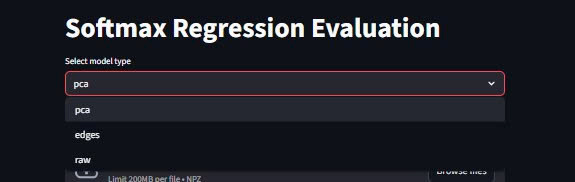
#> input picture lab2/PCA/image/chose_extract.jpg, 575 x 182 px
$ python -i preprocess.py   (imports and definitions only)
#> lines starting #> are read from the running program, lines starting #| are printed output that depends on the picture; after the words box and inside, x2 and y2 are one past the last pixel; in counts of white or black regions, pixels touching at a corner belong together
#> further down, picture is the input picture: PIL image 575x182 RGB; mean R, G, B 30.6, 31.6, 38.9
from PIL import Image
import numpy as np
import cv2


def ensure_white_bg(pil_img: Image.Image) -> Image.Image:
    if pil_img.mode in ("RGBA", "LA"):
        bg = Image.new("RGBA", pil_img.size, (255, 255, 255, 255))
        pil_img = Image.alpha_composite(bg, pil_img.convert("RGBA")).convert("RGB")
    else:
        pil_img = pil_img.convert("RGB")
    return pil_img


def crop_to_ink(pil_img: Image.Image, pad: int = 20) -> Image.Image:
#> called with pad = 25
    pil_img = ensure_white_bg(pil_img)
    gray = np.array(pil_img.convert("L"))
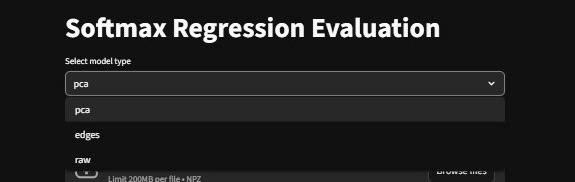
#> gray: shape (182, 575); min 0, max 255, mean 32.2

    mask = gray < 245
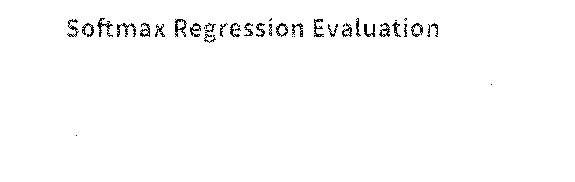
#> mask: shape (182, 575) bool; 98.4% white; black in thin lines or dots, all inside (x1, y1, x2, y2) = (67, 18, 492, 136)
    if not mask.any():
        return pil_img

    ys, xs = np.where(mask)
    x0, x1 = xs.min(), xs.max()
#> x0 = 0; x1 = 574
    y0, y1 = ys.min(), ys.max()
#> y0 = 0; y1 = 181

    x0 = max(0, x0 - pad)
    y0 = max(0, y0 - pad)
    x1 = min(gray.shape[1] - 1, x1 + pad)
    y1 = min(gray.shape[0] - 1, y1 + pad)

    return pil_img.crop((x0, y0, x1 + 1, y1 + 1))


# [13 lines of commented-out code are left out]


def preprocess_for_vietocr(pil_img: Image.Image) -> Image.Image:
    pil_img = crop_to_ink(pil_img, pad=25).convert("RGB")
    w, h = pil_img.size
#> w = 575; h = 182
    if max(w, h) < 800:
        pil_img = pil_img.resize((w * 2, h * 2), Image.BICUBIC)
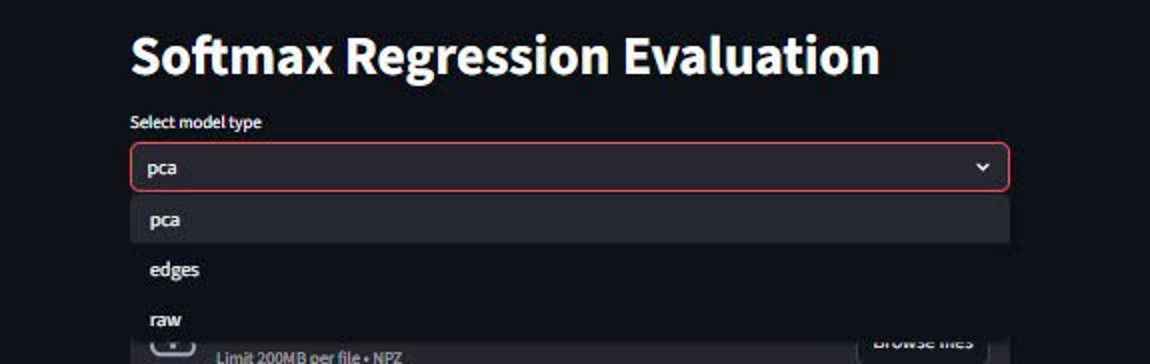
#> pil_img: PIL image 1150x364 RGB; mean R, G, B 30.6, 31.6, 38.9
    return pil_img


# [9 lines of commented-out code are left out]

>>> from PIL import Image
>>> picture = Image.open('../../../../lab2/PCA/image/chose_extract.jpg')
>>> result = preprocess_for_vietocr(picture)

$ run again, on lab2/PCA/image/pca.jpg
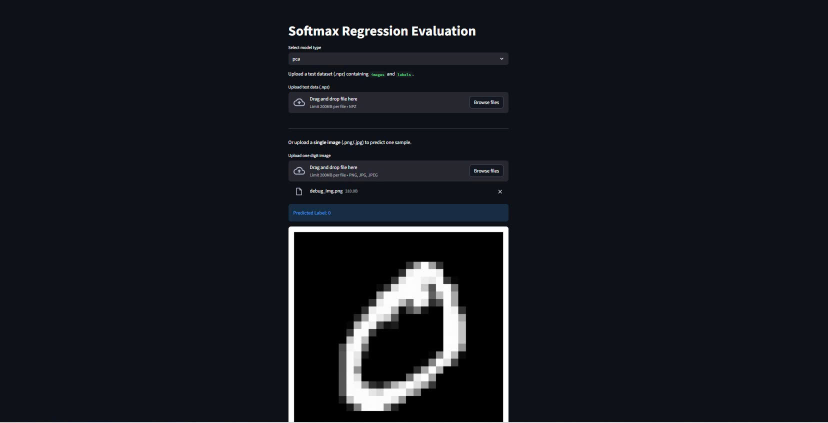
#> input picture lab2/PCA/image/pca.jpg, 1656 x 846 px (shown at 1/2 size)
#> picture is the input picture: PIL image 1656x846 RGB; mean R, G, B 22.2, 24.9, 31.2
#> in crop_to_ink, `mask = gray < 245`:
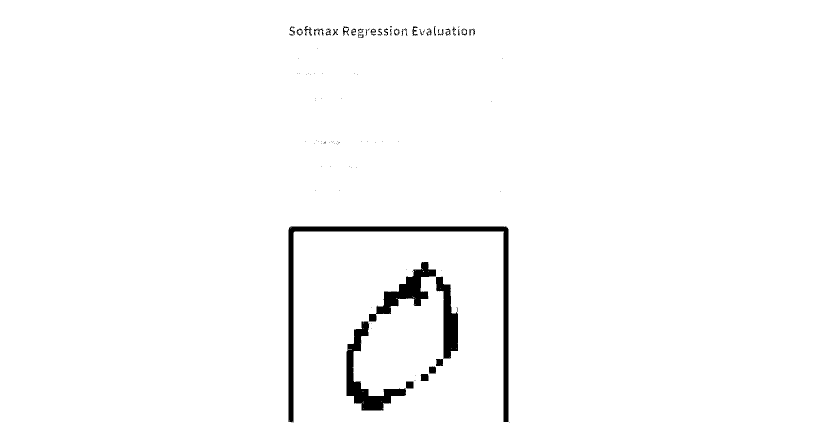
#> mask: shape (846, 1656) bool (shown at 1/2 size); 98% white; 111 black regions (77 under 20 px), largest, box (x1, y1, x2, y2) and area: (577, 453, 1017, 844) 11991, (693, 643, 812, 821) 5433, (737, 524, 872, 644) 4512
#> x0 = 0; x1 = 1655
#> y0 = 0; y1 = 845

$ run again, on lab2/PCA/image/raw.jpg
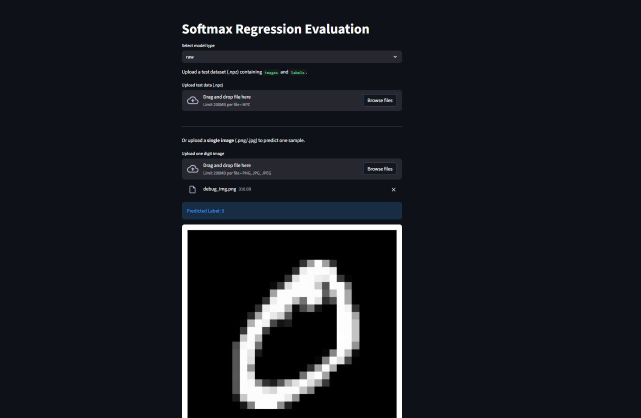
#> input picture lab2/PCA/image/raw.jpg, 1282 x 836 px (shown at 1/2 size)
#> picture is the input picture: PIL image 1282x836 RGB; mean R, G, B 24.1, 26.7, 32.9
#> in crop_to_ink, `mask = gray < 245`:
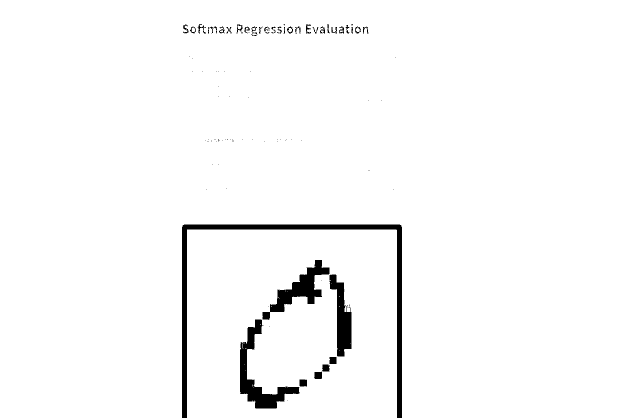
#> mask: shape (836, 1282) bool (shown at 1/2 size); 97.4% white; 113 black regions (76 under 20 px), largest, box (x1, y1, x2, y2) and area: (364, 449, 804, 836) 11923, (480, 639, 599, 817) 5377, (525, 520, 659, 640) 4533
#> x0 = 0; x1 = 1281
#> y0 = 0; y1 = 835

$ run again, on lab2/PCA/image/chose_main.png
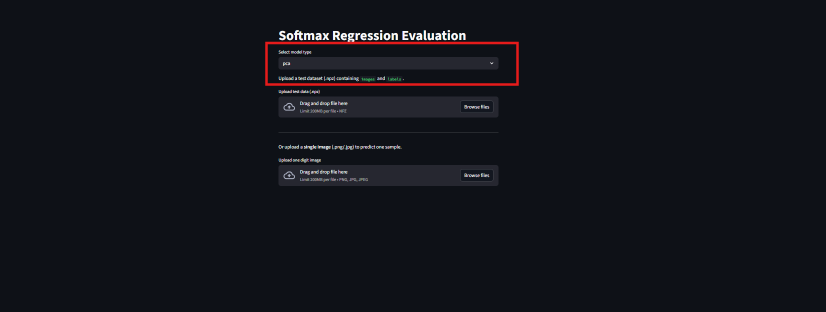
#> input picture lab2/PCA/image/chose_main.png, 1652 x 623 px (shown at 1/2 size)
#> picture is the input picture: PIL image 1652x623 RGBA; mean R, G, B, A 17.8, 19.5, 25.6, 255
#> bg: PIL image 1652x623 RGBA; every value is 255
#> in crop_to_ink, `mask = gray < 245`:
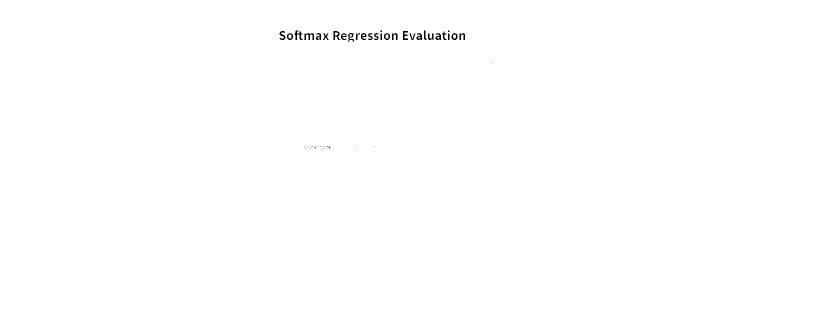
#> mask: shape (623, 1652) bool (shown at 1/2 size); 99.8% white; 49 black regions (23 under 20 px), largest, box (x1, y1, x2, y2) and area: (589, 61, 605, 80) 140, (609, 66, 628, 80) 139, (667, 62, 680, 80) 130
#> x0 = 0; x1 = 1651
#> y0 = 0; y1 = 622
